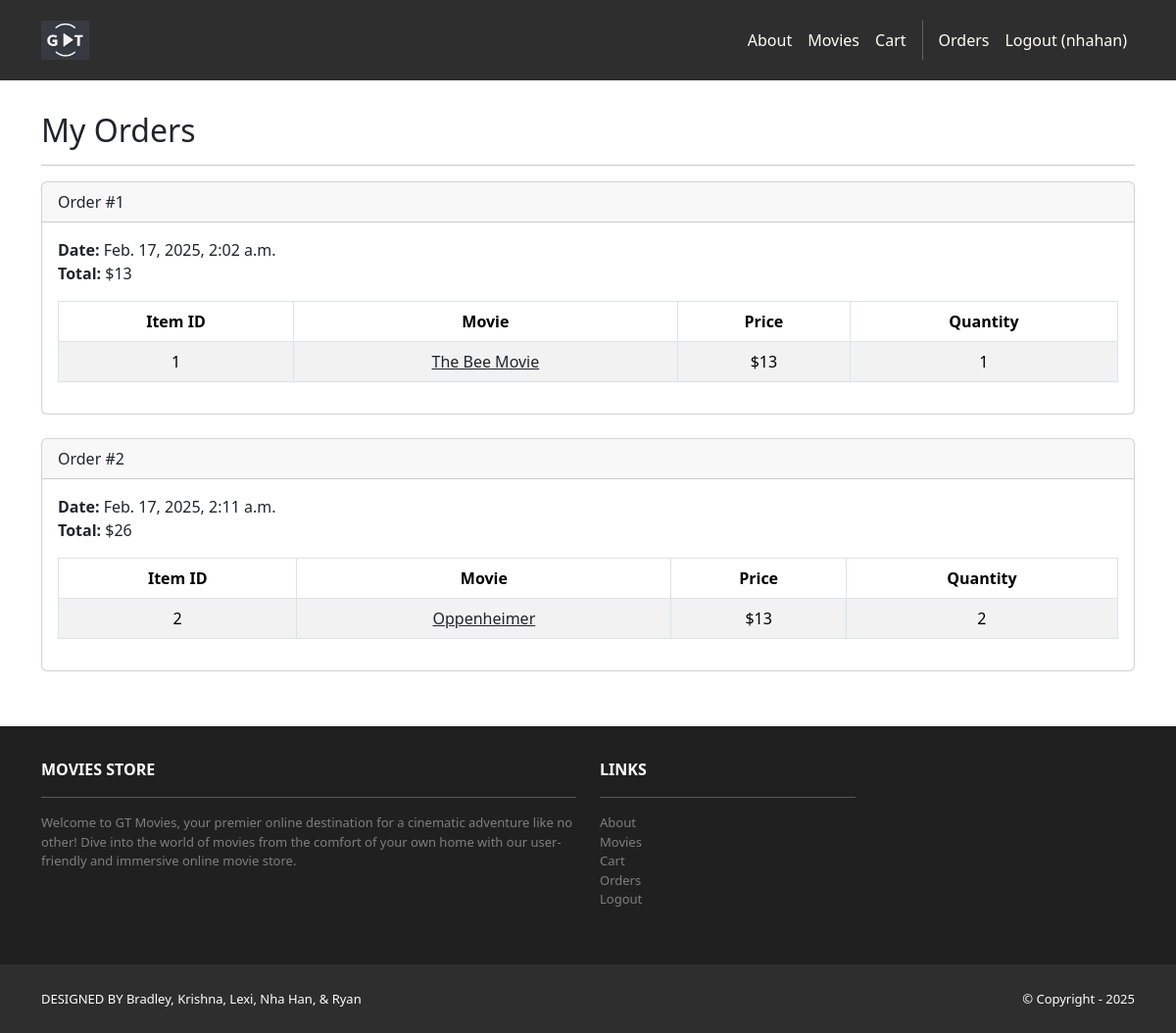
The page /accounts/orders/ (signed in) on the database its author committed.
### cart/models.py (models this page shows, shortened)
class Order(models.Model):
    id = models.AutoField(primary_key=True)
    total = models.IntegerField()
    date = models.DateTimeField(auto_now_add=True)
    user = models.ForeignKey(User,on_delete=models.CASCADE)

class Item(models.Model):
    id = models.AutoField(primary_key=True)
    price = models.IntegerField()
    quantity = models.IntegerField()
    order = models.ForeignKey(Order, on_delete=models.CASCADE)
    movie = models.ForeignKey(Movie, on_delete=models.CASCADE)

### movies/models.py (models this page shows, shortened)
class Movie(models.Model):
    id = models.AutoField(primary_key=True)
    name = models.CharField(max_length=255)
    price = models.IntegerField()
    description = models.TextField()
    image = models.ImageField(upload_to='movie_images/')

### accounts/views.py (the view)
# urls.py: path('orders/', views.orders, name='accounts.orders'),
@login_required
def orders(request):
    template_data = {}
    template_data['title'] = 'Orders'
    template_data['orders'] = request.user.order_set.all()
    return render(request, 'accounts/orders.html',
    {'template_data': template_data})

### accounts/templates/accounts/orders.html
{% extends 'base.html' %}
{% block content %}
<div class="p-3">
  <div class="container">
    <div class="row mt-3">
      <div class="col mx-auto mb-3">
        <h2>My Orders</h2>
        <hr />
        {% for order in template_data.orders %}
        <div class="card mb-4">
          <div class="card-header">
            Order #{{ order.id }}
          </div>
          <div class="card-body">
            <b>Date:</b> {{ order.date }}<br />
            <b>Total:</b> ${{ order.total }}<br />
            <table class="table table-bordered
              table-striped text-center mt-3">
              <thead>
                <tr>
                  <th scope="col">Item ID</th>
                  <th scope="col">Movie</th>
                  <th scope="col">Price</th>
                  <th scope="col">Quantity</th>
                </tr>
              </thead>
              <tbody>
                {% for item in order.item_set.all %}
                <tr>
                  <td>{{ item.movie.id }}</td>
                  <td>
                    <a class="link-dark"
                      href="{% url 'movies.show' id=item.movie.id %}">
                      {{ item.movie.name }}
                    </a>
                  </td>
                  <td>${{ item.movie.price }}</td>
                  <td>{{ item.quantity }}</td>
                </tr>
                {% endfor %}
              </tbody>
            </table>
          </div>
        </div>
        {% endfor %}
      </div>
    </div>
  </div>
</div>
{% endblock content %}

### GTMovies/templates/base.html (shortened to what this page needs)
<!DOCTYPE html>
<html>
{% load static %}
<head>
    <link href="https://cdn.jsdelivr.net/npm/bootstrap@5.3.3/dist/css/bootstrap.min.css" rel="stylesheet">
    <link rel="stylesheet" href="https://cdnjs.cloudflare.com/ajax/libs/font-awesome/6.1.1/css/all.min.css">
    <link rel="stylesheet" type="text/css" href="{% static 'css/style.css' %}">
</head>
<body style="min-height: 100vh; display: flex; flex-direction: column;">
<nav class="p-3 navbar navbar-dark bg-dark
navbar-expand-lg">
    <div class="container">
        <a class="navbar-brand"
           href="{% url 'home.index' %}">
            <img src="{% static 'img/logo.png' %}" alt="logo"
                 height="40" />
        </a>
        <div class="collapse navbar-collapse"
             id="navbarNavAltMarkup">
            <div class="navbar-nav ms-auto navbar-ml">
                <a class="nav-link"
                   href="{% url 'home.about' %}">About</a>
                <a class="nav-link"
                   href="{% url 'movies.index' %}">Movies</a>
                <a class="nav-link"
                   href="{% url 'cart.index' %}">Cart</a>
                  {% if user.is_authenticated %}
                    <a class="nav-link"
                        href="{% url 'accounts.orders' %}">Orders</a>
                    <a class="nav-link"
                        href="{% url 'accounts.logout' %}">Logout ({{ user.username }})</a>
                {% endif %}
            </div>
        </div>
    </div>
</nav>
<div>
    {% block content %}
    {% endblock content %}
</div>
<footer>
  <section class="p-3 ms-footer d-none d-md-block">
    <div class="container">
        <div class="row mt-3 text-white">
            <div class="col-md-6 col-lg-6 col-xl-6
mx-auto mb-4">
                <b>MOVIES STORE</b>
                <hr />
                <p>
                    Welcome to GT Movies, your premier online
                    destination for a cinematic adventure like no
                    other! Dive into the world of movies from the
                    comfort of your own home with our user-
                    friendly and immersive online movie store.
                </p>
            </div>
            <div class="col-md-3 col-lg-3 col-xl-3
mx-auto mb-4">
                <b>LINKS</b>
                <hr />
                <p><a class="nav-link"
                      href="{% url 'home.about' %}">
                    About
                </a>
                <a class="nav-link" href=
                        "{% url 'movies.index' %}">Movies</a>
                    <a class="nav-link"
                       href="{% url 'cart.index' %}">Cart</a>
                    {% if user.is_authenticated %}
                    <a class="nav-link"
                       href="{% url 'accounts.orders' %}">Orders</a>
                    <a class="nav-link"
                       href="{% url 'accounts.logout' %}">Logout</a>
                    {% else %}
                <a class="nav-link"
                   href="{% url 'accounts.signup' %}">
                    Sign Up</a>
                    <a class="nav-link"
                       href="{% url 'accounts.login' %}">Login</a>
                    {% endif %}
                </p>
            </div>
            <div class="col-md-3 col-lg-3 col-xl-3 mx-auto
mb-4">
            </div>
        </div>
    </div>
</section>
<section class="p-3 ms-footer-bottom bg-dark">
    <div class="container d-flex
justify-content-between">
        <div class="me-5 text-white">
<span>DESIGNED BY Bradley, Krishna, Lexi, Nha Han, & Ryan</a>
</span>
        </div>
        <div class="text-white">
            <span>© Copyright - 2025</span>
        </div>
    </div>
</section>
</footer>
</body>
</html>

### GTMovies/static/css/style.css (style rules this page uses)
body { margin: 0; overflow-x: hidden; }
.navbar a.nav-link { color: #FFFEF6 !important; }
.bg-dark { background-color: #2E2E2E !important; }
.ms-footer { background-color: #202020; }
.ms-footer p { color: #7F7F7F; font-size: 13px; }
.ms-footer-bottom span { font-size: 13px; line-height: 38px; }

### rows shown on the page
Order: id "1", date "Feb. 17, 2025, 2:02 a.m.", total "13"
Item: movie.id "1", movie.name "The Bee Movie", movie.price "13", quantity "1"
Order: id "2", date "Feb. 17, 2025, 2:11 a.m.", total "26"
Item: movie.id "2", movie.name "Oppenheimer", movie.price "13", quantity "2"

### other values the page prints
{{ user.username }} "nhahan"
